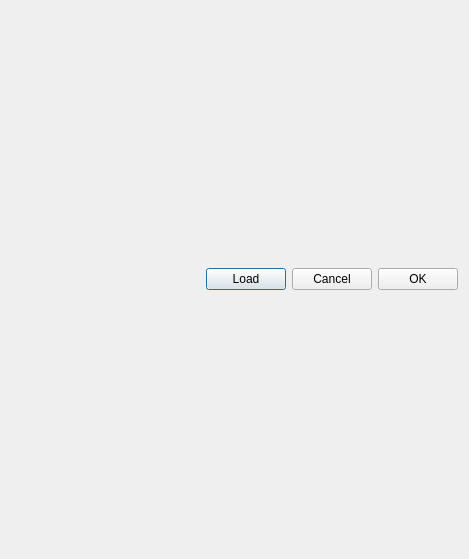
<?xml version="1.0" encoding="UTF-8"?>
<ui version="4.0">
 <class>qV2IntensityDlg</class>
 <widget class="QDialog" name="qV2IntensityDlg">
  <property name="geometry">
   <rect>
    <x>0</x>
    <y>0</y>
    <width>469</width>
    <height>559</height>
   </rect>
  </property>
  <property name="windowTitle">
   <string>qV2IntensityDlg</string>
  </property>
  <layout class="QVBoxLayout" name="verticalLayout_2">
   <item>
    <layout class="QVBoxLayout" name="verticalLayout"/>
   </item>
   <item>
    <layout class="QHBoxLayout" name="horizontalLayout">
     <item>
      <spacer name="horizontalSpacer">
       <property name="orientation">
        <enum>Qt::Horizontal</enum>
       </property>
       <property name="sizeHint" stdset="0">
        <size>
         <width>128</width>
         <height>20</height>
        </size>
       </property>
      </spacer>
     </item>
     <item>
      <widget class="QPushButton" name="pushButton_3">
       <property name="text">
        <string>Load</string>
       </property>
      </widget>
     </item>
     <item>
      <widget class="QPushButton" name="cancelBtn">
       <property name="text">
        <string>Cancel</string>
       </property>
      </widget>
     </item>
     <item>
      <widget class="QPushButton" name="okBtn">
       <property name="text">
        <string>OK</string>
       </property>
      </widget>
     </item>
    </layout>
   </item>
  </layout>
 </widget>
 <layoutdefault spacing="6" margin="11"/>
 <resources/>
 <connections>
  <connection>
   <sender>okBtn</sender>
   <signal>clicked()</signal>
   <receiver>qV2IntensityDlg</receiver>
   <slot>accept()</slot>
   <hints>
    <hint type="sourcelabel">
     <x>436</x>
     <y>421</y>
    </hint>
    <hint type="destinationlabel">
     <x>460</x>
     <y>541</y>
    </hint>
   </hints>
  </connection>
  <connection>
   <sender>cancelBtn</sender>
   <signal>clicked()</signal>
   <receiver>qV2IntensityDlg</receiver>
   <slot>reject()</slot>
   <hints>
    <hint type="sourcelabel">
     <x>337</x>
     <y>420</y>
    </hint>
    <hint type="destinationlabel">
     <x>371</x>
     <y>534</y>
    </hint>
   </hints>
  </connection>
 </connections>
</ui>
